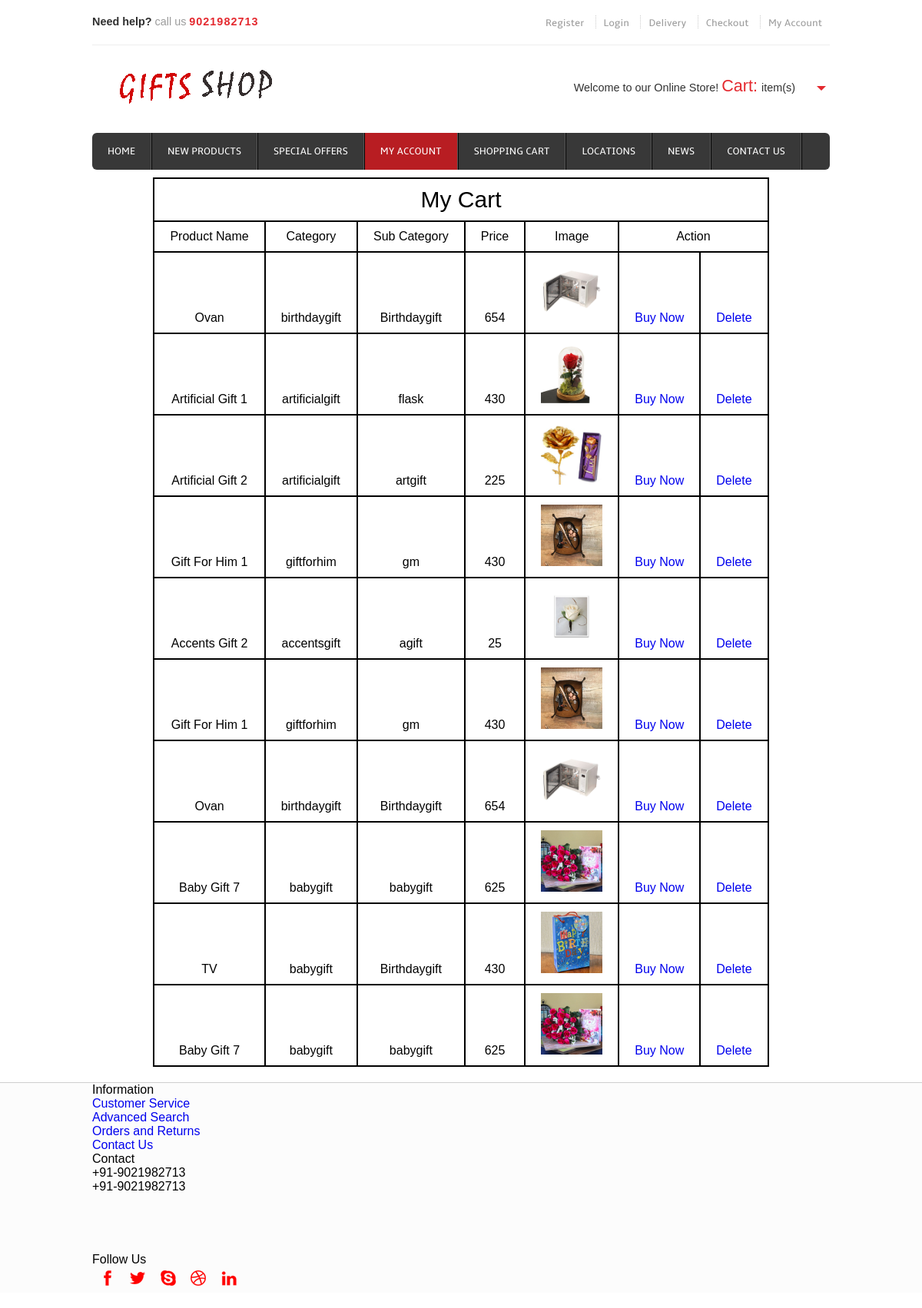
The page /checkout/ on the database as committed earlier.
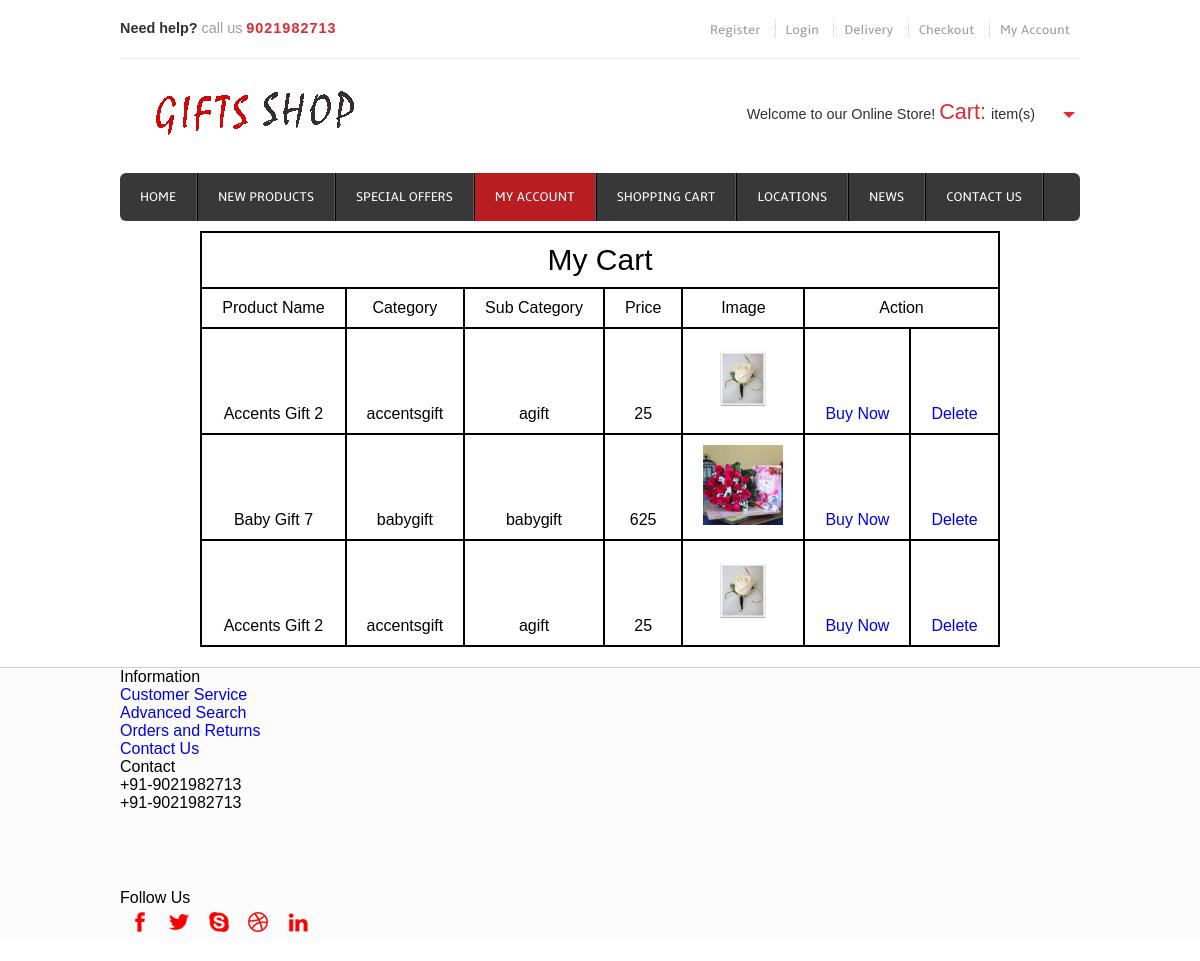
The same page on the database as committed later.
### mycart/models.py (models this page shows)
class Cart(models.Model):
	product_name = models.CharField(max_length=100,null=True)
	desc = models.CharField(max_length=1000,null=True)
	category = models.CharField(max_length=100,null=True)
	subcategory = models.CharField(max_length=100,null=True)
	price = models.IntegerField(null=True)
	usern = models.CharField(max_length=100,null=True)
	Image = models.ImageField(upload_to="shop/images",null=True)
	pub_date = models.DateField()

### mycart/views.py (the view)
# urls.py: path('checkout/', views.checkout,name='checkout'),
def checkout(request):
	cart=Cart.objects.all()
	return render(request,'checkout.html',{"cart":cart})

### templates/checkout.html (shortened to what this page needs)
{% extends 'base.html' %}
{% load static %}
{% block content %}
  <div class="menu">
          <ul>
            <li><a href="/">Home</a></li>
            <li><a href="{% url 'newproducts' %}">New Products</a></li>
            <li><a href="{% url 'specialoffer' %}">Special Offers</a></li>
            <li class="active"><a href="{% url 'myaccount' %}">My Account</a></li>
            <li><a href="{% url 'shoppingcart' %}">Shopping Cart</a></li>
            <li><a href="{% url 'location' %}">Locations</a></li>
            <li><a href="{% url 'news' %}">News</a></li>
            <li><a href="{% url 'contact' %}">Contact Us</a></li>
          </ul>
      </div>
      </div>
  <div class="header_slide">
          <div>
            <table style="border:2px solid black; margin: 0 auto;">
              <tr>
                <th colspan="7"><h1 style="font-size: 30px;">My Cart</h1></th>
              </tr>
              <tr>
                <th>Product Name</th>
                <th>Category</th>
                <th>Sub Category</th>
                <th>Price</th>
                <th>Image</th>
                <th colspan="2">Action</th>
              </tr>
              {% for i in cart %}
              <tr>
                <td>{{i.product_name}}</td>
                <td>{{i.category}}</td>
                <td>{{i.subcategory}}</td>
                <td>{{i.price}}</td>
                <td><img src="/media/{{i.Image}}" style="max-width: 80px; height: 80px;"></td>
                <td><a href="{% url 'buynow' i.id %}">Buy Now</a></td>
                <td><a href="{% url 'deletecartitem' i.id %}">Delete</a></td>
              </tr>
              {% endfor %}
            </table>
           </div>
    </div>
   </div>
</div>
{% endblock %}

Rows that differ between the two databases and show on the page:
removed Cart: product_name "Ovan", category "birthdaygift", subcategory "Birthdaygift", price "654", Image (picture)
removed Cart: product_name "Artificial Gift 1", category "artificialgift", subcategory "flask", price "430", Image (picture)
removed Cart: product_name "Artificial Gift 2", category "artificialgift", subcategory "artgift", price "225", Image (picture)
removed Cart: product_name "Gift For Him 1", category "giftforhim", subcategory "gm", price "430", Image (picture)
removed Cart: product_name "Gift For Him 1", category "giftforhim", subcategory "gm", price "430", Image (picture)
removed Cart: product_name "Ovan", category "birthdaygift", subcategory "Birthdaygift", price "654", Image (picture)
removed Cart: product_name "TV", category "babygift", subcategory "Birthdaygift", price "430", Image (picture)
removed Cart: product_name "Baby Gift 7", category "babygift", subcategory "babygift", price "625", Image (picture)
added Cart: product_name "Accents Gift 2", category "accentsgift", subcategory "agift", price "25", Image (picture)
